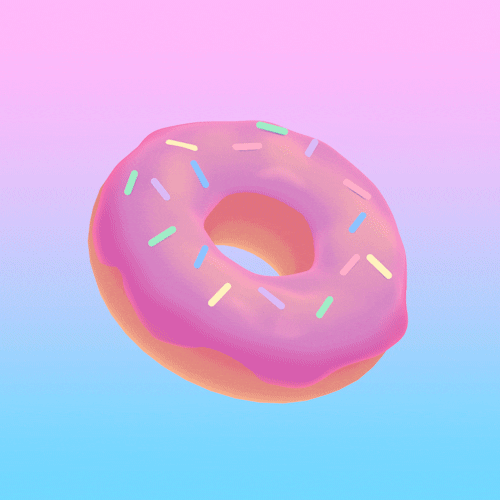
#> input picture images/donut.gif, 500 x 500 px
$ python testgif.py
#> lines starting #> are read from the running program, lines starting #| are printed output that depends on the picture
# Reading an animated GIF file using Python Image Processing Library - Pillow

from PIL import Image

from PIL import GifImagePlugin

imageObject = Image.open("images/donut.gif")
#> imageObject is the input picture: PIL image 500x500 P; mean R, G, B, A 202.5, 182.9, 231.6, 255

print(imageObject.is_animated)
#| True

print(imageObject.n_frames)
#| 90

# Display individual frames from the loaded animated GIF file

for frame in range(0, imageObject.n_frames):
    imageObject.seek(frame)

    imageObject.show()
#> this loop made 90 passes
#> pass 2, `imageObject.show()`:
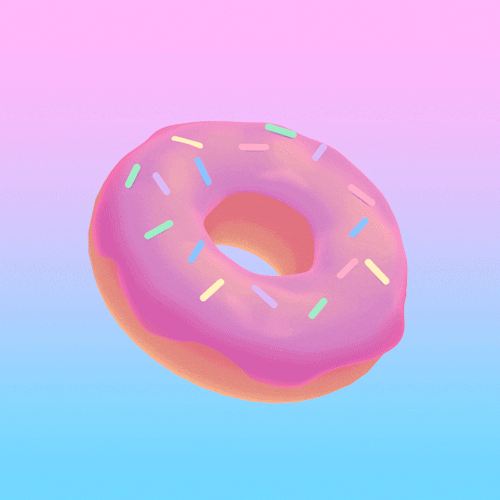
#> shown: PIL image 500x500 RGBA; mean R, G, B, A 202.5, 183, 231.7, 255
#> after the loop:
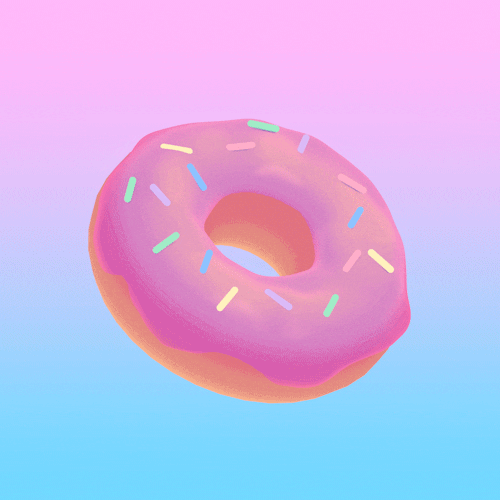
#> imageObject: PIL image 500x500 RGBA; mean R, G, B, A 202.5, 183, 231.7, 255
